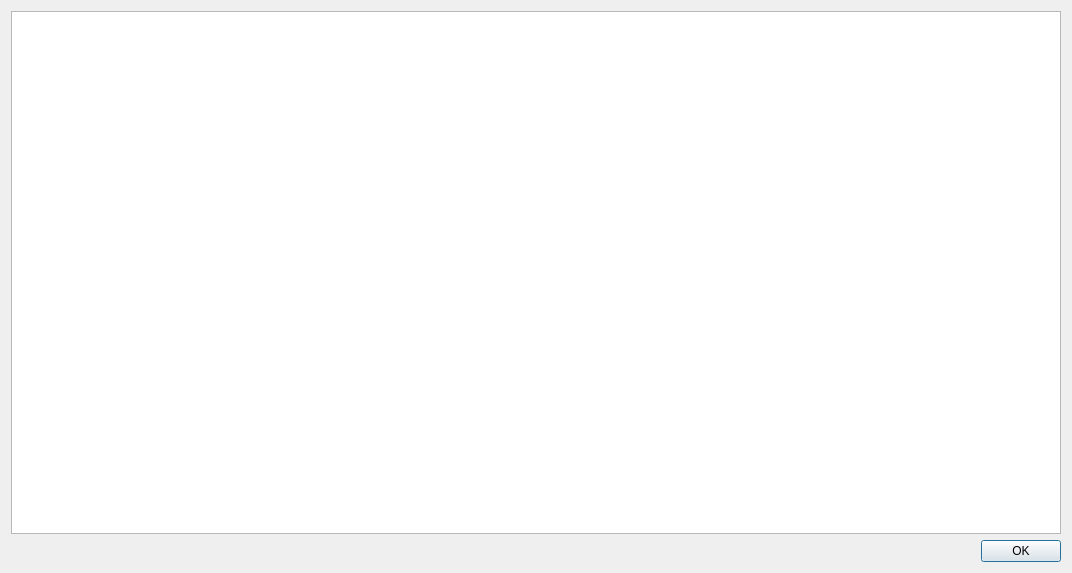
<?xml version="1.0" encoding="UTF-8"?>
<ui version="4.0">
 <class>MemoryDump</class>
 <widget class="QDialog" name="MemoryDump">
  <property name="geometry">
   <rect>
    <x>0</x>
    <y>0</y>
    <width>1072</width>
    <height>573</height>
   </rect>
  </property>
  <property name="windowTitle">
   <string>Дамп памяти</string>
  </property>
  <layout class="QVBoxLayout" name="verticalLayout">
   <item>
    <widget class="QPlainTextEdit" name="teDump">
     <property name="readOnly">
      <bool>true</bool>
     </property>
    </widget>
   </item>
   <item>
    <widget class="QDialogButtonBox" name="buttonBox">
     <property name="orientation">
      <enum>Qt::Horizontal</enum>
     </property>
     <property name="standardButtons">
      <set>QDialogButtonBox::Ok</set>
     </property>
    </widget>
   </item>
  </layout>
 </widget>
 <resources/>
 <connections>
  <connection>
   <sender>buttonBox</sender>
   <signal>accepted()</signal>
   <receiver>MemoryDump</receiver>
   <slot>accept()</slot>
   <hints>
    <hint type="sourcelabel">
     <x>248</x>
     <y>254</y>
    </hint>
    <hint type="destinationlabel">
     <x>157</x>
     <y>274</y>
    </hint>
   </hints>
  </connection>
  <connection>
   <sender>buttonBox</sender>
   <signal>rejected()</signal>
   <receiver>MemoryDump</receiver>
   <slot>reject()</slot>
   <hints>
    <hint type="sourcelabel">
     <x>316</x>
     <y>260</y>
    </hint>
    <hint type="destinationlabel">
     <x>286</x>
     <y>274</y>
    </hint>
   </hints>
  </connection>
 </connections>
</ui>
